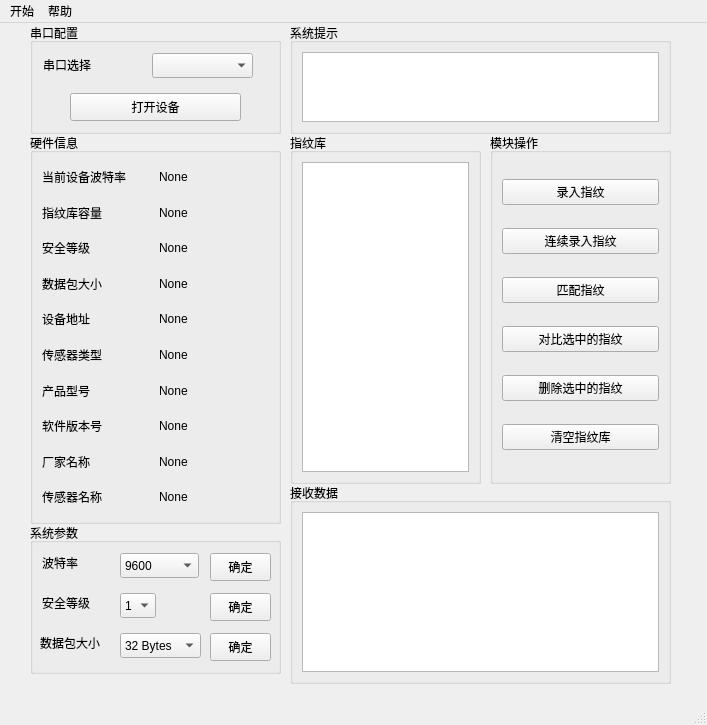
<?xml version="1.0" encoding="UTF-8"?>
<ui version="4.0">
 <class>MainWindow</class>
 <widget class="QMainWindow" name="MainWindow">
  <property name="geometry">
   <rect>
    <x>0</x>
    <y>0</y>
    <width>707</width>
    <height>725</height>
   </rect>
  </property>
  <property name="windowTitle">
   <string>MainWindow</string>
  </property>
  <property name="styleSheet">
   <string notr="true"/>
  </property>
  <widget class="QWidget" name="centralwidget">
   <widget class="QGroupBox" name="groupBox">
    <property name="geometry">
     <rect>
      <x>30</x>
      <y>0</y>
      <width>251</width>
      <height>111</height>
     </rect>
    </property>
    <property name="title">
     <string>串口配置</string>
    </property>
    <widget class="QPushButton" name="pushButton">
     <property name="geometry">
      <rect>
       <x>40</x>
       <y>70</y>
       <width>171</width>
       <height>28</height>
      </rect>
     </property>
     <property name="text">
      <string>打开设备</string>
     </property>
     <property name="checkable">
      <bool>true</bool>
     </property>
    </widget>
    <widget class="QLabel" name="label">
     <property name="geometry">
      <rect>
       <x>13</x>
       <y>32</y>
       <width>60</width>
       <height>19</height>
      </rect>
     </property>
     <property name="text">
      <string>串口选择</string>
     </property>
    </widget>
    <widget class="QComboBox" name="comboBox">
     <property name="geometry">
      <rect>
       <x>122</x>
       <y>30</y>
       <width>101</width>
       <height>25</height>
      </rect>
     </property>
    </widget>
   </widget>
   <widget class="QGroupBox" name="groupBox_2">
    <property name="geometry">
     <rect>
      <x>30</x>
      <y>500</y>
      <width>251</width>
      <height>151</height>
     </rect>
    </property>
    <property name="title">
     <string>系统参数</string>
    </property>
    <widget class="QComboBox" name="comboBox_3">
     <property name="geometry">
      <rect>
       <x>90</x>
       <y>110</y>
       <width>81</width>
       <height>25</height>
      </rect>
     </property>
     <item>
      <property name="text">
       <string>32 Bytes</string>
      </property>
     </item>
     <item>
      <property name="text">
       <string>64 Bytes</string>
      </property>
     </item>
     <item>
      <property name="text">
       <string>128 Bytes</string>
      </property>
     </item>
     <item>
      <property name="text">
       <string>256 Bytes</string>
      </property>
     </item>
    </widget>
    <widget class="QLabel" name="label_4">
     <property name="geometry">
      <rect>
       <x>12</x>
       <y>70</y>
       <width>60</width>
       <height>19</height>
      </rect>
     </property>
     <property name="text">
      <string>安全等级</string>
     </property>
    </widget>
    <widget class="QLabel" name="label_5">
     <property name="geometry">
      <rect>
       <x>10</x>
       <y>110</y>
       <width>75</width>
       <height>19</height>
      </rect>
     </property>
     <property name="text">
      <string>数据包大小</string>
     </property>
    </widget>
    <widget class="QComboBox" name="comboBox_2">
     <property name="geometry">
      <rect>
       <x>90</x>
       <y>30</y>
       <width>79</width>
       <height>25</height>
      </rect>
     </property>
     <item>
      <property name="text">
       <string>9600</string>
      </property>
     </item>
     <item>
      <property name="text">
       <string>19200</string>
      </property>
     </item>
     <item>
      <property name="text">
       <string>38400</string>
      </property>
     </item>
     <item>
      <property name="text">
       <string>57600</string>
      </property>
     </item>
     <item>
      <property name="text">
       <string>115200</string>
      </property>
     </item>
    </widget>
    <widget class="QPushButton" name="pushButton_8">
     <property name="geometry">
      <rect>
       <x>180</x>
       <y>30</y>
       <width>61</width>
       <height>28</height>
      </rect>
     </property>
     <property name="text">
      <string>确定</string>
     </property>
    </widget>
    <widget class="QComboBox" name="comboBox_4">
     <property name="geometry">
      <rect>
       <x>90</x>
       <y>70</y>
       <width>36</width>
       <height>25</height>
      </rect>
     </property>
     <item>
      <property name="text">
       <string>1</string>
      </property>
     </item>
     <item>
      <property name="text">
       <string>2</string>
      </property>
     </item>
     <item>
      <property name="text">
       <string>3</string>
      </property>
     </item>
     <item>
      <property name="text">
       <string>4</string>
      </property>
     </item>
     <item>
      <property name="text">
       <string>5</string>
      </property>
     </item>
    </widget>
    <widget class="QLabel" name="label_11">
     <property name="geometry">
      <rect>
       <x>12</x>
       <y>30</y>
       <width>45</width>
       <height>19</height>
      </rect>
     </property>
     <property name="text">
      <string>波特率</string>
     </property>
    </widget>
    <widget class="QPushButton" name="pushButton_10">
     <property name="geometry">
      <rect>
       <x>180</x>
       <y>70</y>
       <width>61</width>
       <height>28</height>
      </rect>
     </property>
     <property name="text">
      <string>确定</string>
     </property>
    </widget>
    <widget class="QPushButton" name="pushButton_9">
     <property name="geometry">
      <rect>
       <x>180</x>
       <y>110</y>
       <width>61</width>
       <height>28</height>
      </rect>
     </property>
     <property name="text">
      <string>确定</string>
     </property>
    </widget>
   </widget>
   <widget class="QGroupBox" name="groupBox_3">
    <property name="geometry">
     <rect>
      <x>290</x>
      <y>110</y>
      <width>191</width>
      <height>351</height>
     </rect>
    </property>
    <property name="title">
     <string>指纹库</string>
    </property>
    <layout class="QVBoxLayout" name="verticalLayout_3">
     <item>
      <widget class="QListWidget" name="listWidget"/>
     </item>
    </layout>
   </widget>
   <widget class="QGroupBox" name="groupBox_4">
    <property name="geometry">
     <rect>
      <x>490</x>
      <y>110</y>
      <width>181</width>
      <height>351</height>
     </rect>
    </property>
    <property name="title">
     <string>模块操作</string>
    </property>
    <layout class="QVBoxLayout" name="verticalLayout">
     <item>
      <widget class="QPushButton" name="pushButton_2">
       <property name="text">
        <string>录入指纹</string>
       </property>
      </widget>
     </item>
     <item>
      <widget class="QPushButton" name="pushButton_3">
       <property name="text">
        <string>连续录入指纹</string>
       </property>
      </widget>
     </item>
     <item>
      <widget class="QPushButton" name="pushButton_4">
       <property name="text">
        <string>匹配指纹</string>
       </property>
      </widget>
     </item>
     <item>
      <widget class="QPushButton" name="pushButton_5">
       <property name="text">
        <string>对比选中的指纹</string>
       </property>
      </widget>
     </item>
     <item>
      <widget class="QPushButton" name="pushButton_6">
       <property name="text">
        <string>删除选中的指纹</string>
       </property>
      </widget>
     </item>
     <item>
      <widget class="QPushButton" name="pushButton_7">
       <property name="text">
        <string>清空指纹库</string>
       </property>
      </widget>
     </item>
    </layout>
   </widget>
   <widget class="QGroupBox" name="groupBox_5">
    <property name="geometry">
     <rect>
      <x>290</x>
      <y>0</y>
      <width>381</width>
      <height>111</height>
     </rect>
    </property>
    <property name="title">
     <string>系统提示</string>
    </property>
    <layout class="QHBoxLayout" name="horizontalLayout_2">
     <item>
      <widget class="QTextEdit" name="textEdit"/>
     </item>
    </layout>
   </widget>
   <widget class="QGroupBox" name="groupBox_6">
    <property name="geometry">
     <rect>
      <x>290</x>
      <y>460</y>
      <width>381</width>
      <height>201</height>
     </rect>
    </property>
    <property name="title">
     <string>接收数据</string>
    </property>
    <layout class="QVBoxLayout" name="verticalLayout_2">
     <item>
      <widget class="QTextEdit" name="textEdit_2"/>
     </item>
    </layout>
   </widget>
   <widget class="QGroupBox" name="groupBox_7">
    <property name="geometry">
     <rect>
      <x>30</x>
      <y>110</y>
      <width>251</width>
      <height>391</height>
     </rect>
    </property>
    <property name="title">
     <string>硬件信息</string>
    </property>
    <layout class="QGridLayout" name="gridLayout">
     <item row="10" column="0">
      <widget class="QLabel" name="label_21">
       <property name="text">
        <string>传感器名称</string>
       </property>
      </widget>
     </item>
     <item row="7" column="0">
      <widget class="QLabel" name="label_9">
       <property name="text">
        <string>产品型号</string>
       </property>
      </widget>
     </item>
     <item row="9" column="1">
      <widget class="QLabel" name="label_20">
       <property name="text">
        <string>None</string>
       </property>
      </widget>
     </item>
     <item row="10" column="1">
      <widget class="QLabel" name="label_22">
       <property name="text">
        <string>None</string>
       </property>
      </widget>
     </item>
     <item row="0" column="0">
      <widget class="QLabel" name="label_2">
       <property name="text">
        <string>当前设备波特率</string>
       </property>
      </widget>
     </item>
     <item row="3" column="0">
      <widget class="QLabel" name="label_6">
       <property name="text">
        <string>数据包大小</string>
       </property>
      </widget>
     </item>
     <item row="3" column="1">
      <widget class="QLabel" name="label_14">
       <property name="text">
        <string>None</string>
       </property>
      </widget>
     </item>
     <item row="5" column="0">
      <widget class="QLabel" name="label_7">
       <property name="text">
        <string>设备地址</string>
       </property>
      </widget>
     </item>
     <item row="8" column="0">
      <widget class="QLabel" name="label_19">
       <property name="text">
        <string>软件版本号</string>
       </property>
      </widget>
     </item>
     <item row="1" column="0">
      <widget class="QLabel" name="label_3">
       <property name="text">
        <string>指纹库容量</string>
       </property>
      </widget>
     </item>
     <item row="8" column="1">
      <widget class="QLabel" name="label_18">
       <property name="text">
        <string>None</string>
       </property>
      </widget>
     </item>
     <item row="0" column="1">
      <widget class="QLabel" name="label_12">
       <property name="text">
        <string>None</string>
       </property>
      </widget>
     </item>
     <item row="5" column="1">
      <widget class="QLabel" name="label_15">
       <property name="text">
        <string>None</string>
       </property>
      </widget>
     </item>
     <item row="6" column="0">
      <widget class="QLabel" name="label_8">
       <property name="text">
        <string>传感器类型</string>
       </property>
      </widget>
     </item>
     <item row="9" column="0">
      <widget class="QLabel" name="label_10">
       <property name="text">
        <string>厂家名称</string>
       </property>
      </widget>
     </item>
     <item row="6" column="1">
      <widget class="QLabel" name="label_16">
       <property name="text">
        <string>None</string>
       </property>
      </widget>
     </item>
     <item row="1" column="1">
      <widget class="QLabel" name="label_13">
       <property name="text">
        <string>None</string>
       </property>
      </widget>
     </item>
     <item row="7" column="1">
      <widget class="QLabel" name="label_17">
       <property name="text">
        <string>None</string>
       </property>
      </widget>
     </item>
     <item row="2" column="0">
      <widget class="QLabel" name="label_23">
       <property name="text">
        <string>安全等级</string>
       </property>
      </widget>
     </item>
     <item row="2" column="1">
      <widget class="QLabel" name="label_24">
       <property name="text">
        <string>None</string>
       </property>
      </widget>
     </item>
    </layout>
   </widget>
  </widget>
  <widget class="QMenuBar" name="menubar">
   <property name="geometry">
    <rect>
     <x>0</x>
     <y>0</y>
     <width>707</width>
     <height>25</height>
    </rect>
   </property>
   <widget class="QMenu" name="menu">
    <property name="title">
     <string>开始</string>
    </property>
    <addaction name="actionQuit"/>
   </widget>
   <widget class="QMenu" name="menu_2">
    <property name="title">
     <string>帮助</string>
    </property>
    <addaction name="actionAbout"/>
   </widget>
   <addaction name="menu"/>
   <addaction name="menu_2"/>
  </widget>
  <widget class="QStatusBar" name="statusbar"/>
  <action name="actionQuit">
   <property name="text">
    <string>退出</string>
   </property>
  </action>
  <action name="actionAbout">
   <property name="text">
    <string>关于</string>
   </property>
  </action>
  <action name="actionQuit_2">
   <property name="text">
    <string>quit</string>
   </property>
  </action>
 </widget>
 <resources/>
 <connections/>
</ui>
